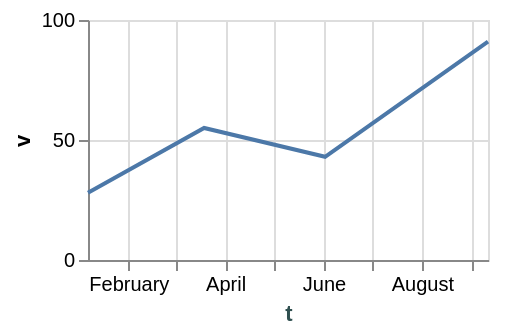

Write the Vega-Lite specification saved for this chart.
### Vega-Lite specification from a JSON file in a GitHub repository (floating-point values rounded to 4 significant figures)
{"$schema": "https://vega.github.io/schema/vega-lite/v6.json", "width": 200, "height": 120, "data": {"values": [{"c": "alpha", "v": 28, "w": 3, "t": "2024-01-07"}, {"c": "beta", "v": 55, "w": 7, "t": "2024-03-19"}, {"c": "gamma", "v": 43, "w": 5, "t": "2024-06-02"}, {"c": "delta", "v": 91, "w": 9, "t": "2024-09-11"}]}, "mark": "line", "encoding": {"x": {"field": "t", "type": "temporal", "axis": {"titleColor": "darkslategrey"}}, "y": {"field": "v", "type": "quantitative"}}}
